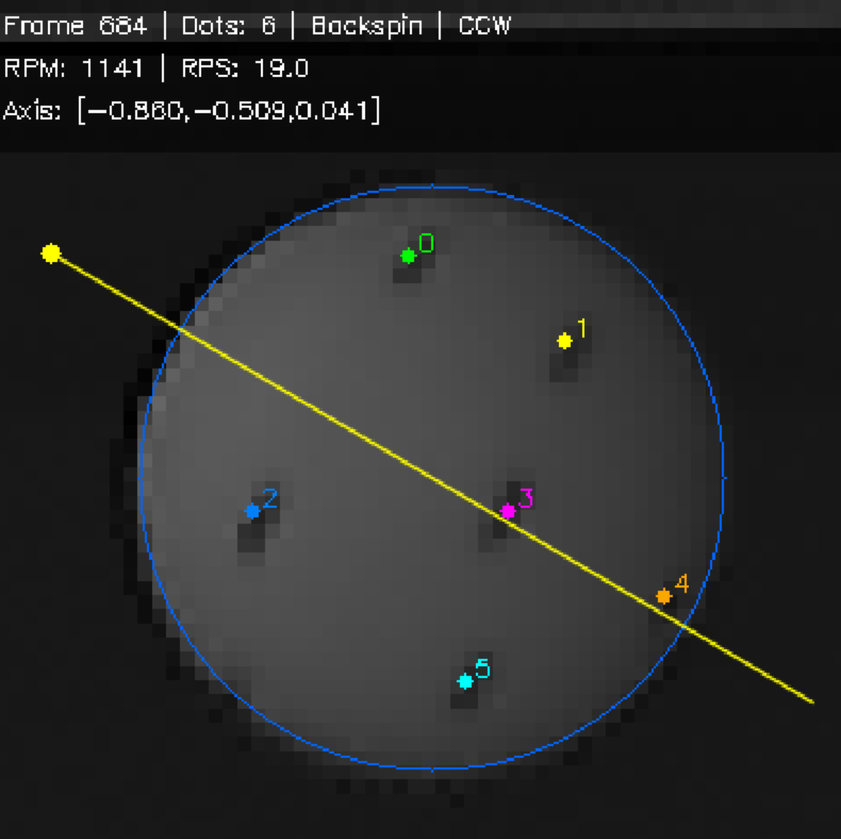
#> input picture spinCal.png, 841 x 839 px, shrunk from 1185 x 1183 before the run
$ python -i ballfit.py   (imports and definitions only)   (older library calls are emulated)
#> lines starting #> are read from the running program, lines starting #| are printed output that depends on the picture
"""球边缘子像素精炼: 径向梯度扫描 + RANSAC 圆拟合。

替代 BallNet/Hough 的几何方法。核心思想: 单点边缘受锯齿限制(~1px),
但圆拟合聚合 N 个边缘点, 中心精度 ≈ 单点噪声/√N, 50 点可达 ~0.2px。
RANSAC 自动排除黑点内部边缘/遮挡弧。
"""
import cv2, numpy as np


def _radial_edge_points(img, cx, cy, r_rough,
                        n_rays=72, r_frac=(0.5, 1.5)):
    """
    沿 n_rays 条径向射线扫描 Sobel 梯度峰值, 返回子像素边缘点列表。
    """
    h, w = img.shape[:2]
    gray = cv2.cvtColor(img, cv2.COLOR_BGR2GRAY) if img.ndim == 3 else img
    # Sobel 梯度幅值
    gx = cv2.Sobel(gray, cv2.CV_32F, 1, 0, ksize=3)
    gy = cv2.Sobel(gray, cv2.CV_32F, 0, 1, ksize=3)
    gmag = np.hypot(gx, gy)

    r_min = max(2.0, r_rough * r_frac[0])
    r_max = min(min(h, w) / 2.0 - 1, r_rough * r_frac[1])
    if r_max <= r_min:
        return []

    pts = []
    for k in range(n_rays):
        theta = 2 * np.pi * k / n_rays
        dx, dy = np.cos(theta), np.sin(theta)
        # 沿射线采样梯度
        rs = np.arange(r_min, r_max, 0.5)
        xs = cx + rs * dx
        ys = cy + rs * dy
        xi = xs.astype(int)
        yi = ys.astype(int)
        mask = (xi >= 0) & (xi < w) & (yi >= 0) & (yi < h)
        if np.sum(mask) < 3:
            continue
        rs_m, xi_m, yi_m = rs[mask], xi[mask], yi[mask]
        vals = gmag[yi_m, xi_m]
        # 球边缘 = 最外层"显著"梯度峰。显著 = > 25% 该射线最大梯度
        # (排除背景噪声峰 ~5 vs 球边缘 ~50; 也避开内部黑点边缘 — 球边缘是显著峰中最外层)
        i_max = _outermost_peak(vals, frac=0.25)
        if i_max is None:
            continue
        # 抛物线子像素插值 (3 点)
        if 0 < i_max < len(vals) - 1:
            y0, y1, y2 = vals[i_max - 1], vals[i_max], vals[i_max + 1]
            denom = (y0 - 2 * y1 + y2)
            offset = 0.5 * (y0 - y2) / denom if abs(denom) > 1e-9 else 0.0
            offset = np.clip(offset, -0.5, 0.5)
            r_star = rs_m[i_max] + offset * 0.5
        else:
            r_star = rs_m[i_max]
        pts.append((cx + r_star * dx, cy + r_star * dy))
    return pts


def _outermost_peak(vals, frac=0.25):
    """
    返回最外层显著局部极大值索引。
    显著 = vals[i] > frac * max(vals)。无显著峰则返回 None。
    """
    n = len(vals)
    if n == 0:
        return None
    thresh = frac * np.max(vals)
    peaks = [i for i in range(1, n - 1)
             if vals[i] >= vals[i - 1] and vals[i] >= vals[i + 1] and vals[i] > thresh]
    if peaks:
        return peaks[-1]            # 最外层显著峰
    return None


def _ransac_circle(pts, r_rough, max_iter=80, tol=1.5):
    """
    RANSAC 圆拟合 (3 点采样, 代数解)。返回 (cx, cy, r, inlier_mask)。
    """
    n = len(pts)
    if n < 3:
        return None
    pts = np.array(pts, dtype=np.float64)
    best_inliers = 0
    best = None

    for _ in range(max_iter):
        idx = np.random.choice(n, 3, replace=False)
        p1, p2, p3 = pts[idx]
        c, r = _circle_from_3pts(p1, p2, p3)
        if c is None or not (r_rough * 0.7 < r < r_rough * 1.3):
            continue
        # 内点: 点到圆周距离 < tol
        d = np.abs(np.hypot(pts[:, 0] - c[0], pts[:, 1] - c[1]) - r)
        inliers = d < tol
        n_in = np.sum(inliers)
        if n_in > best_inliers:
            best_inliers = n_in
            best = (c, r, inliers)

    if best is None or best_inliers < 3:
        return None

    # 全体内点最小二乘精炼 (Kåsa 代数法)
    c, r, inliers = best
    pin = pts[inliers]
    A = np.c_[2 * pin[:, 0], 2 * pin[:, 1], np.ones(len(pin))]
    b = pin[:, 0] ** 2 + pin[:, 1] ** 2
    try:
        sol, *_ = np.linalg.lstsq(A, b, rcond=None)
        cx_f, cy_f = sol[0], sol[1]
        r_f = np.sqrt(max(sol[2] + cx_f ** 2 + cy_f ** 2, 1e-9))
        if r_rough * 0.7 < r_f < r_rough * 1.3:
            return (cx_f, cy_f, r_f)
    except Exception:
        pass
    return (c[0], c[1], r)


def _circle_from_3pts(p1, p2, p3):
    """三点定圆。返回 ((cx,cy), r) 或 (None, 0)。"""
    ax, ay = p1; bx, by = p2; cx, cy = p3
    d = 2 * (ax * (by - cy) + bx * (cy - ay) + cx * (ay - by))
    if abs(d) < 1e-9:
        return None, 0.0
    ux = ((ax ** 2 + ay ** 2) * (by - cy) + (bx ** 2 + by ** 2) * (cy - ay)
          + (cx ** 2 + cy ** 2) * (ay - by)) / d
    uy = ((ax ** 2 + ay ** 2) * (cx - bx) + (bx ** 2 + by ** 2) * (ax - cx)
          + (cx ** 2 + cy ** 2) * (bx - ax)) / d
    r = np.hypot(ax - ux, ay - uy)
    return (ux, uy), r


def refine_ball_edge(img, cx, cy, r, n_rays=72):
    """
    子像素球边缘精炼。输入粗 (cx,cy,r), 返回精炼 (cx,cy,r) 或 None(失败)。
    """
    pts = _radial_edge_points(img, cx, cy, r, n_rays=n_rays)
    if len(pts) < 6:
        return None
    result = _ransac_circle(pts, r)
    if result is None:
        return None
    cx_f, cy_f, r_f = result
    # 合理性检查: 偏移不超过粗半径的 30%
    if np.hypot(cx_f - cx, cy_f - cy) > 0.3 * r:
        return None
    return float(cx_f), float(cy_f), float(r_f)


def detect_ball(img, rough=None):
    """
    球检测入口。rough=(cx,cy,r) 可选粗估计 (来自 BG 减除/BallNet)。
    无 rough 时用图像中心 + 短边的 42% 作粗半径。
    返回 (cx, cy, r) 或 None。
    """
    h, w = img.shape[:2]
    if rough is None:
        cx, cy, r = w / 2.0, h / 2.0, min(w, h) * 0.33
    else:
        cx, cy, r = rough
    refined = refine_ball_edge(img, cx, cy, r)
    if refined is not None:
        return refined
    # 回退: 返回粗估计
    return (float(cx), float(cy), float(r))

>>> import cv2
>>> picture = cv2.imread('../spinCal.png')
#> picture is the input picture: shape (839, 841, 3); mean B, G, R 41.8, 42.1, 41.5
>>> result = detect_ball(picture)
#> in _radial_edge_points, `gray = cv2.cvtColor(img, cv2.COLOR_BGR2GRAY) if img.ndim == 3 else img`:
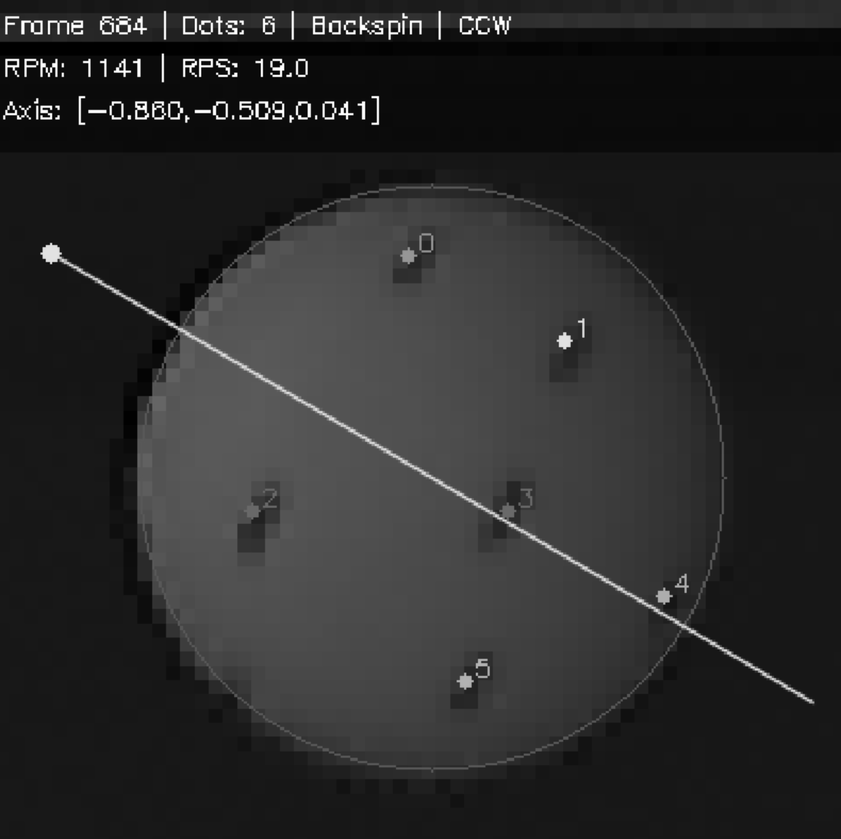
#> gray: shape (839, 841); min 0, max 255, mean 41.9
#> in _radial_edge_points, `gx = cv2.Sobel(gray, cv2.CV_32F, 1, 0, ksize=3)`:
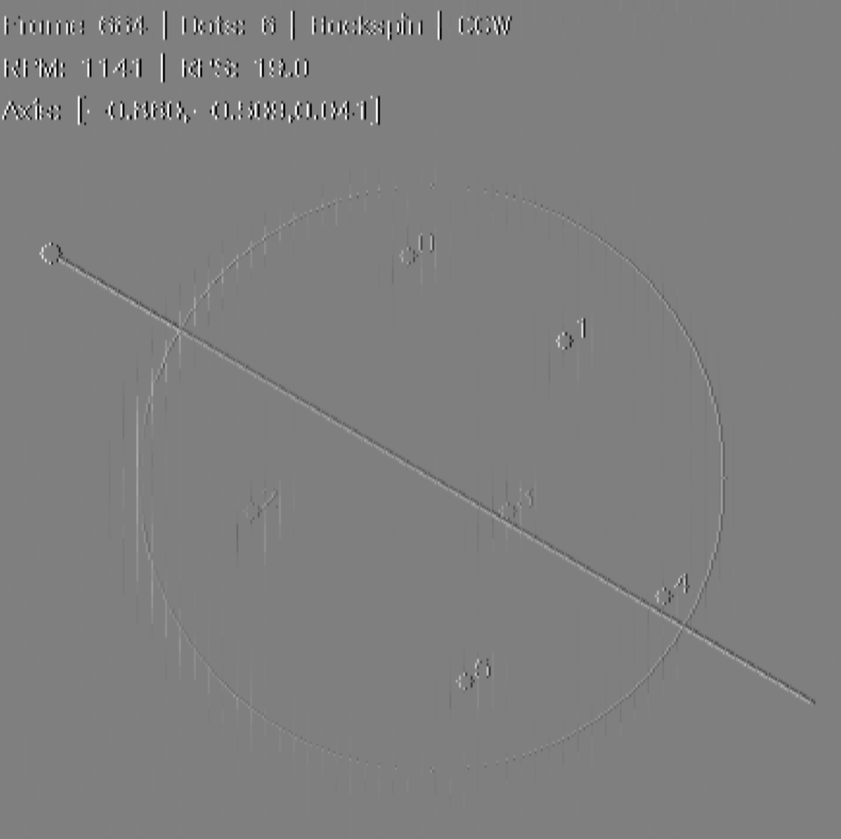
#> gx: shape (839, 841) float32; min -1020, max 1020, mean 0; drawn with min black and max white
#> in _radial_edge_points, `gy = cv2.Sobel(gray, cv2.CV_32F, 0, 1, ksize=3)`:
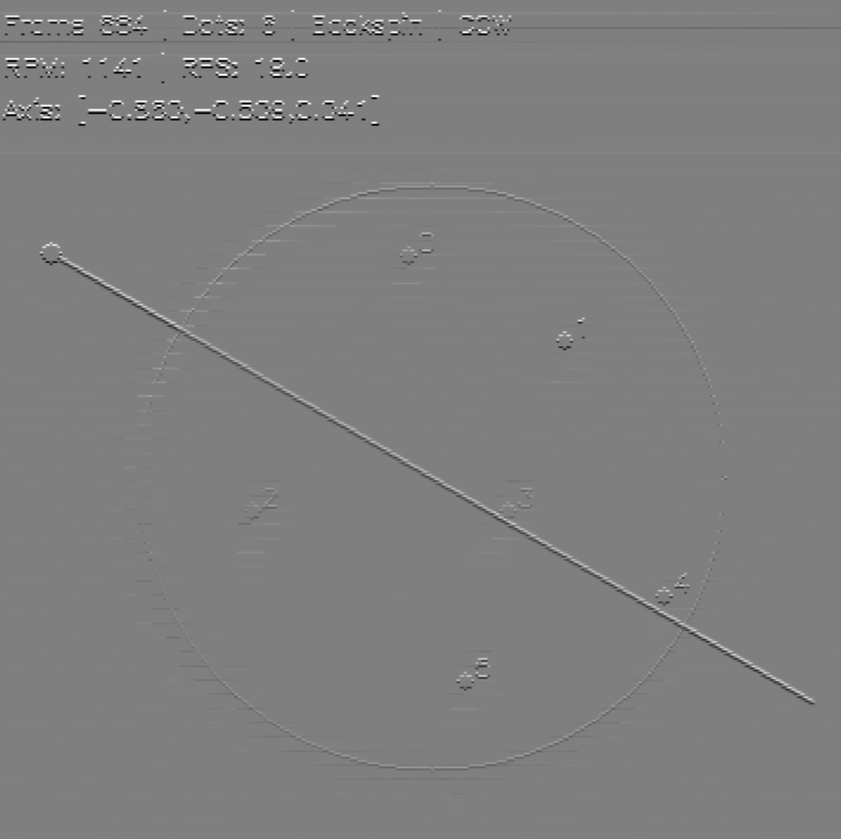
#> gy: shape (839, 841) float32; min -1020, max 1020, mean -0.1; drawn with min black and max white
#> in _radial_edge_points, `gmag = np.hypot(gx, gy)`:
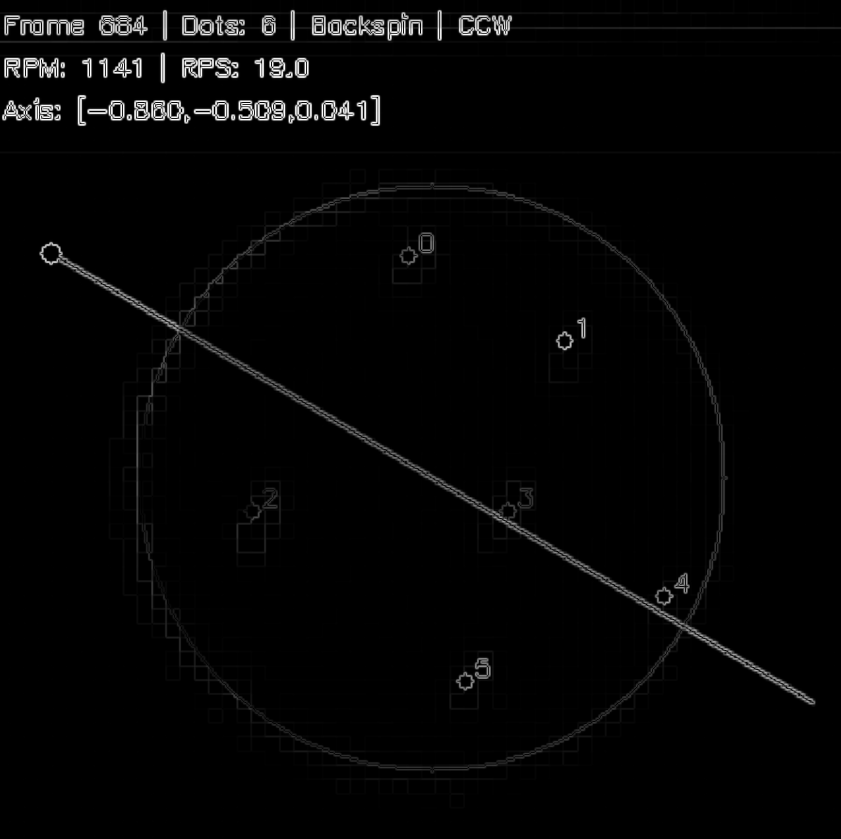
#> gmag: shape (839, 841) float32; min 0, max 1020, mean 19.9; drawn with min black and max white
#> the loop in _radial_edge_points, `for k in range(n_rays):` made 72 passes
#> (thresh in _outermost_peak, peaks in _outermost_peak, i_max, y0, y1, y2, denom, offset) on passes 1 to 7: (65, [315, 317, 318, 321, 322, 324], 324, 152, 152, 4, -148, -0.5), (60, [327, 328, 331, 332, 334], 334, 192, 192, 20, -172, -0.5), (59, [334, 335, 338, 339, 341], 341, 191, 191, 20.4, -170.6, -0.5), (59, [346, 347, 350, 351, 353], 353, 192, 192, 20, -172, -0.5), (60.5, [357, 359, 360, 363, 366], 366, 170, 170, 8, -162, -0.5), (55.76, [365, 367, 368, 371, 372, 374, 375, 377], 377, 89.01, 89.01, 8, -81.01, -0.5), (91.26, [334, 335, 336, 338, 340, 374, 375, 377, 381, 384], 384, 199, 199, 9.49, -189.5, -0.5)
#> (thresh in _outermost_peak, i_max, y0, y1, y2, denom, offset, r_star) on passes 8, 9, 10, 12, 16, 17: (141.2, 393, 217, 217, 43.1, -173.9, -0.5, 334.7), (140.6, 399, 147.2, 196.1, 179.6, -65.35, 0.248, 338.1), (124.3, 409, 160, 160, 79.51, -80.52, -0.5, 342.7), (45.43, 432, 60, 60, 4, -56, -0.5, 354.2), (142, 432, 155, 155, 24, -131, -0.5, 354.2), (139.5, 430, 224, 224, 76, -148, -0.5, 353.2)
